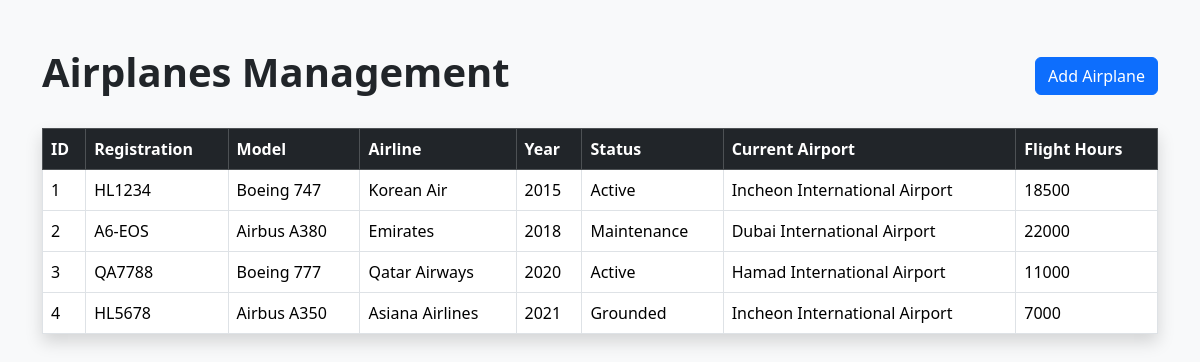
The page /airplanes/view_airplanes.php on the database its author committed.
### tables this page shows
CREATE TABLE Airplane (
    airplane_id INT AUTO_INCREMENT PRIMARY KEY,

    registration_number VARCHAR(20) UNIQUE NOT NULL,

    model_id INT NOT NULL,

    airline_id INT NOT NULL,

    manufacture_year YEAR,

    airplane_status ENUM(
        'Active',
        'Maintenance',
        'Grounded'
    ) DEFAULT 'Active',

    current_airport VARCHAR(100),

    last_maintenance_date DATE,

    total_flight_hours INT DEFAULT 0,

    created_at TIMESTAMP DEFAULT CURRENT_TIMESTAMP,

    FOREIGN KEY (model_id)
    REFERENCES Model(model_id),

    FOREIGN KEY (airline_id)
    REFERENCES Airline(airline_id)
);

CREATE TABLE Model (
    model_id INT AUTO_INCREMENT PRIMARY KEY,

    model_name VARCHAR(100) NOT NULL,

    manufacturer VARCHAR(100) NOT NULL,

    capacity INT NOT NULL,

    max_weight DECIMAL(12,2),

    fuel_capacity INT,

    engine_type VARCHAR(50),

    manufacture_country VARCHAR(50),

    created_at TIMESTAMP DEFAULT CURRENT_TIMESTAMP
);

CREATE TABLE Airline (
    airline_id INT AUTO_INCREMENT PRIMARY KEY,

    airline_name VARCHAR(100) NOT NULL UNIQUE,

    airline_code VARCHAR(10) UNIQUE NOT NULL,

    country VARCHAR(50) NOT NULL,

    headquarters VARCHAR(100),

    founded_year YEAR,

    contact_number VARCHAR(20),

    email VARCHAR(100),

    website VARCHAR(100),

    total_airplanes INT DEFAULT 0,

    created_at TIMESTAMP DEFAULT CURRENT_TIMESTAMP
);

### airplanes/view_airplanes.php (the view, shortened to what this page needs)
<?php
include("../config/db.php");
$query = "
    SELECT
        Airplane.airplane_id,
        Airplane.registration_number,
        Airplane.manufacture_year,
        Airplane.airplane_status,
        Airplane.current_airport,
        Airplane.total_flight_hours,
        Model.model_name,
        Airline.airline_name
    FROM Airplane
    JOIN Model
    ON Airplane.model_id = Model.model_id
    JOIN Airline
    ON Airplane.airline_id = Airline.airline_id
";
$result = mysqli_query($conn, $query);
?>
<!DOCTYPE html>
<html>
<head>
    <link href="https://cdn.jsdelivr.net/npm/bootstrap@5.3.3/dist/css/bootstrap.min.css" rel="stylesheet">
</head>
<body class="bg-light">
<div class="container mt-5">
    <div class="d-flex justify-content-between align-items-center mb-4">
        <h1 class="fw-bold">
            Airplanes Management
        </h1>
        <a href="add_airplane.php"
           class="btn btn-primary">
            Add Airplane
        </a>
    </div>
    <table class="table table-bordered table-hover shadow bg-white">
        <thead class="table-dark">
        <tr>
            <th>ID</th>
            <th>Registration</th>
            <th>Model</th>
            <th>Airline</th>
            <th>Year</th>
            <th>Status</th>
            <th>Current Airport</th>
            <th>Flight Hours</th>
        </tr>
        </thead>
        <tbody>
        <?php while($row = mysqli_fetch_assoc($result)) { ?>
        <tr>
            <td>
                <?php echo $row['airplane_id']; ?>
            </td>
            <td>
                <?php echo $row['registration_number']; ?>
            </td>
            <td>
                <?php echo $row['model_name']; ?>
            </td>
            <td>
                <?php echo $row['airline_name']; ?>
            </td>
            <td>
                <?php echo $row['manufacture_year']; ?>
            </td>
            <td>
                <?php echo $row['airplane_status']; ?>
            </td>
            <td>
                <?php echo $row['current_airport']; ?>
            </td>
            <td>
                <?php echo $row['total_flight_hours']; ?>
            </td>
        </tr>
        <?php } ?>
        </tbody>
    </table>
</div>
</body>
</html>

### rows shown on the page
airplane: airplane_id "1", registration_number "HL1234", model.model_name "Boeing 747", airline.airline_name "Korean Air", manufacture_year "2015", airplane_status "Active", current_airport "Incheon International Airport", total_flight_hours "18500"
airplane: airplane_id "2", registration_number "A6-EOS", model.model_name "Airbus A380", airline.airline_name "Emirates", manufacture_year "2018", airplane_status "Maintenance", current_airport "Dubai International Airport", total_flight_hours "22000"
airplane: airplane_id "3", registration_number "QA7788", model.model_name "Boeing 777", airline.airline_name "Qatar Airways", manufacture_year "2020", airplane_status "Active", current_airport "Hamad International Airport", total_flight_hours "11000"
airplane: airplane_id "4", registration_number "HL5678", model.model_name "Airbus A350", airline.airline_name "Asiana Airlines", manufacture_year "2021", airplane_status "Grounded", current_airport "Incheon International Airport", total_flight_hours "7000"
